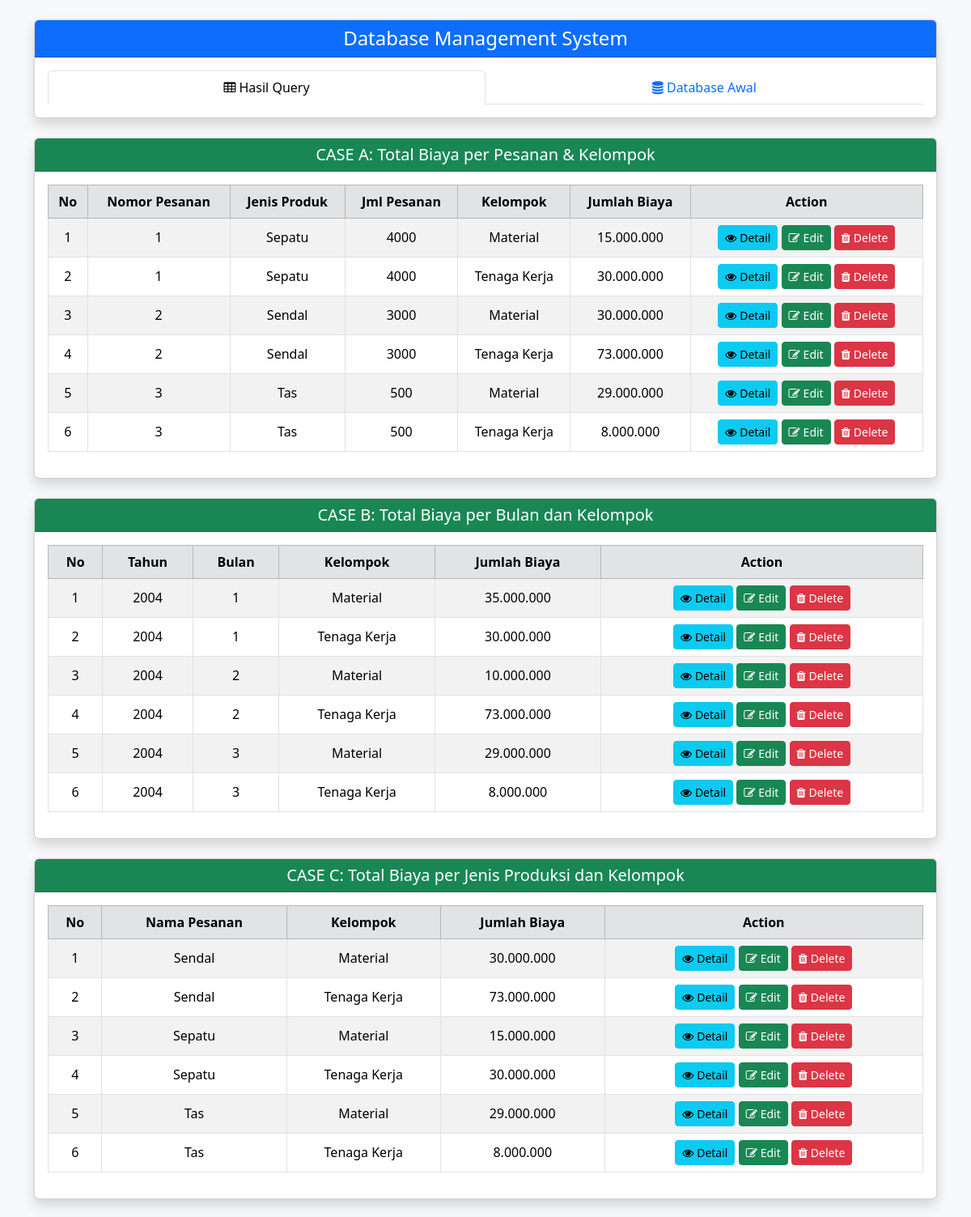
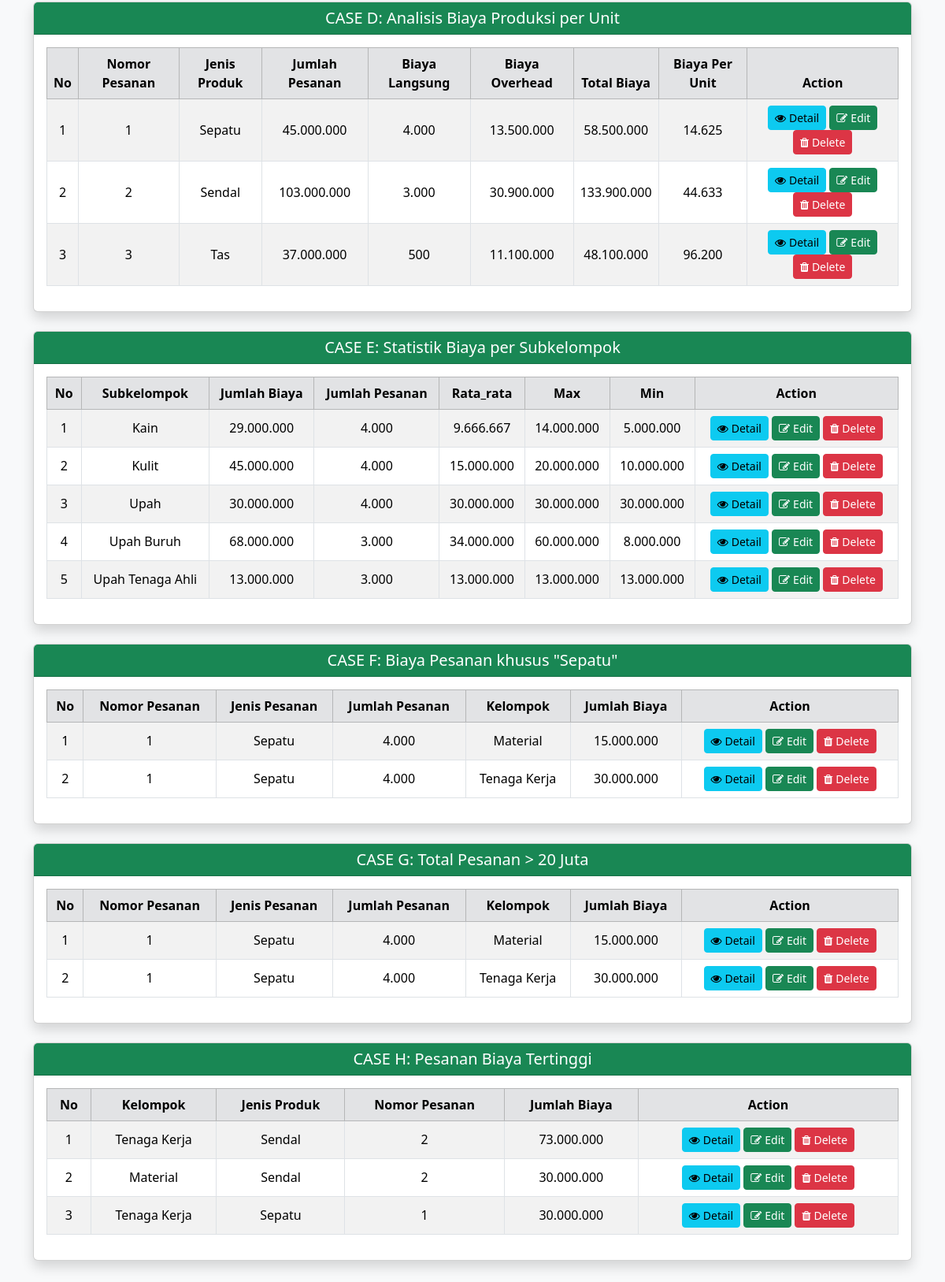
The page / on the database its author committed (2 pictures, top to bottom).
### tables this page shows
CREATE TABLE `kartupesanan` (
  `nomor_pesanan` int(5) NOT NULL,
  `jenis_pesanan` varchar(20) DEFAULT NULL,
  `jml_pesanan` bigint(10) DEFAULT NULL,
  `tgl_pesanan` date DEFAULT NULL,
  `tgl_selesai` date DEFAULT NULL,
  `pemesan` varchar(10) DEFAULT NULL
);

### index.php (the view, shortened to what this page needs)
<!DOCTYPE html>
<html lang="id">
<head>
  <link href="https://cdn.jsdelivr.net/npm/bootstrap@5.3.8/dist/css/bootstrap.min.css" rel="stylesheet">
  <link rel="stylesheet" href="https://cdnjs.cloudflare.com/ajax/libs/font-awesome/4.7.0/css/font-awesome.min.css">
</head>
<body class="bg-light">
<div class="container mt-4 mb-5">
  <div class="card mb-4 shadow">
    <div class="card-header bg-primary text-white">
      <h4 class="mb-0 text-center">Database Management System</h4>
    </div>
    <div class="card-body">
      <ul class="nav nav-tabs nav-justified" id="myTab" role="tablist">
        <li class="nav-item" role="presentation">
          <button class="nav-link active" id="results-tab" data-bs-toggle="tab" data-bs-target="#results" type="button" role="tab" aria-controls="results" aria-selected="true">
            <i class="fa fa-table"></i> Hasil Query
          </button>
        </li>
        <li class="nav-item" role="presentation">
          <button class="nav-link" id="database-tab" data-bs-toggle="tab" data-bs-target="#database" type="button" role="tab" aria-controls="database" aria-selected="false">
            <i class="fa fa-database"></i> Database Awal
          </button>
        </li>
      </ul>
    </div>
  </div>
  <div class="tab-content" id="myTabContent">
    <div class="tab-pane fade show active" id="results" role="tabpanel" aria-labelledby="results-tab">
  <div class="card mb-4 shadow">
      <div class="card-header bg-success text-white">
      <h5 class="mb-0 text-center">CASE A: Total Biaya per Pesanan & Kelompok</h5>
    </div>
    <div class="card-body">
      <table class="table table-bordered table-striped table-hover text-center align-middle">
        <thead class="table-secondary">
            <tr>
            <th>No</th>
            <th>Nomor Pesanan</th>
            <th>Jenis Produk</th>
            <th>Jml Pesanan</th>
            <th>Kelompok</th>
            <th>Jumlah Biaya</th>
            <th>Action</th>
        </tr>
        </thead>
        <tbody>
          <?php
          include "conn.php";
          $sql = "SELECT * FROM kasus_a";
          $stmt = $conn->query($sql);
          $no = 1;
          while ($row = $stmt->fetch(PDO::FETCH_ASSOC)) {
              echo "<tr>
              <td>{$no}</td>
              <td>{$row['NO_PESANAN']}</td>
              <td>{$row['JENIS_PRODUK']}</td>
                      <td>{$row['JML_PESANAN']}</td>
                      <td>{$row['KELOMPOK_BIAYA']}</td>
                      <td>".number_format($row['JUMLAH_BIAYA'], 0, ',', '.')."</td>
                      <td>
                        <a href='detail.php?case=a&id={$row['NO_PESANAN']}' class='btn btn-info btn-sm'><i class='fa fa-eye me-1'></i>Detail</a>
                        <a href='edit.php?case=a&id={$row['NO_PESANAN']}' class='btn btn-success btn-sm'><i class='fa fa-edit me-1'></i>Edit</a>
                        <a href='delete.php?case=a&id={$row['NO_PESANAN']}' class='btn btn-danger btn-sm'><i class='fa fa-trash me-1'></i>Delete</a>
                      </td>
                    </tr>";
                    $no++;
          }
          ?>
        </tbody>
    </table>
    </div>
  </div>
  <div class="card mb-4 shadow">
      <div class="card-header bg-success text-white">
      <h5 class="mb-0 text-center">CASE B: Total Biaya per Bulan dan Kelompok</h5>
    </div>
    <div class="card-body">
        <table class="table table-bordered table-striped table-hover text-center align-middle">
        <thead class="table-secondary">
          <tr>
            <th>No</th>
            <th>Tahun</th>
            <th>Bulan</th>
            <th>Kelompok</th>
            <th>Jumlah Biaya</th>
            <th>Action</th>
        </tr>
    </thead>
    <tbody>
        <?php
          $sql2 = "SELECT * FROM kasus_b";
          $stmt2 = $conn->query($sql2);
          $no2 = 1;
          while ($row2 = $stmt2->fetch(PDO::FETCH_ASSOC)) {
              echo "<tr>
              <td>{$no2}</td>
              <td>{$row2['TAHUN']}</td>
                      <td>{$row2['BULAN']}</td>
                      <td>{$row2['KELOMPOK_BIAYA']}</td>
                      <td>".number_format($row2['JUMLAH_BIAYA'], 0, ',', '.')."</td>
                      <td>
                        <a href='detail.php?case=b&id={$row2['TAHUN']}-{$row2['BULAN']}-{$row2['KELOMPOK_BIAYA']}' class='btn btn-info btn-sm'><i class='fa fa-eye me-1'></i>Detail</a>
                        <a href='edit.php?case=b&id={$row2['TAHUN']}-{$row2['BULAN']}-{$row2['KELOMPOK_BIAYA']}' class='btn btn-success btn-sm'><i class='fa fa-edit me-1'></i>Edit</a>
                        <a href='delete.php?case=b&id={$row2['TAHUN']}-{$row2['BULAN']}-{$row2['KELOMPOK_BIAYA']}' class='btn btn-danger btn-sm'><i class='fa fa-trash me-1'></i>Delete</a>
                      </td>
                      </tr>";
              $no2++;
            }
            ?>
        </tbody>
    </table>
</div>
</div>
  <div class="card mb-4 shadow">
    <div class="card-header bg-success text-white">
      <h5 class="mb-0 text-center">CASE C: Total Biaya per Jenis Produksi dan Kelompok</h5>
    </div>
    <div class="card-body">
      <table class="table table-striped table-bordered table-hover text-center align-middle">
        <thead class="table-secondary">
          <tr>
            <th>No</th>
            <th>Nama Pesanan</th>
            <th>Kelompok</th>
            <th>Jumlah Biaya</th>
            <th>Action</th>
          </tr>
        </thead>
        <tbody>
          <?php
          $sql3 = "SELECT * FROM kasus_c";
          $stmt3 = $conn->query($sql3);
          $no3 = 1;
          while ($row3 = $stmt3->fetch(PDO::FETCH_ASSOC)) {
              echo "<tr>
                      <td>{$no3}</td>
                      <td>{$row3['NAMA_PESANAN']}</td>
                      <td>{$row3['kelompok']}</td>
                      <td>".number_format($row3['JUMLAH_BIAYA'], 0, ',', '.')."</td>
                      <td>
                        <a href='detail.php?case=c&id={$row3['NAMA_PESANAN']}' class='btn btn-info btn-sm'><i class='fa fa-eye me-1'></i>Detail</a>
                        <a href='edit.php?case=c&id={$row3['NAMA_PESANAN']}' class='btn btn-success btn-sm'><i class='fa fa-edit me-1'></i>Edit</a>
                        <a href='delete.php?case=c&id={$row3['NAMA_PESANAN']}' class='btn btn-danger btn-sm'><i class='fa fa-trash me-1'></i>Delete</a>
                      </td>
                    </tr>";
              $no3++;
          }
          ?>
        </tbody>
      </table>
    </div>
  </div>
  <div class="card mb-4 shadow">
    <div class="card-header bg-success text-white">
      <h5 class="mb-0 text-center">CASE D: Analisis Biaya Produksi per Unit</h5>
    </div>
    <div class="card-body">
      <table class="table table-bordered table-striped table-hover text-center align-middle">
        <thead class="table-secondary">
          <tr>
            <th>No</th>
            <th>Nomor Pesanan</th>
            <th>Jenis Produk</th>
            <th>Jumlah Pesanan</th>
            <th>Biaya Langsung</th>
            <th>Biaya Overhead</th>
            <th>Total Biaya</th>
            <th>Biaya Per Unit</th>
            <th>Action</th>
          </tr>
        </thead>
        <tbody>
          <?php
          $sql4 = "SELECT * FROM kasus_d";
          $stmt4 = $conn->query($sql4);
          $no4 = 1;
          while ($row4 = $stmt4->fetch(PDO::FETCH_ASSOC)) {
              echo "<tr>
                      <td>{$no4}</td>
                      <td>{$row4['NOMOR_PESANAN']}</td>
                      <td>{$row4['JENIS_PRODUK']}</td>
                      <td>".number_format($row4['BIAYA_LANGSUNG'], 0, ',', '.')."</td>
                      <td>".number_format($row4['JML_PESANAN'], 0, ',', '.')."</td>
                      <td>".number_format($row4['BIAYA_OVERHEAD'], 0, ',', '.')."</td>
                      <td>".number_format($row4['TOTAL_BIAYA'], 0, ',', '.')."</td>
                      <td>".number_format($row4['BIAYA_PER_UNIT'], 0, ',', '.')."</td>
                      <td>
                        <a href='detail.php?case=d&id={$row4['NOMOR_PESANAN']}' class='btn btn-info btn-sm'><i class='fa fa-eye me-1'></i>Detail</a>
                        <a href='edit.php?case=d&id={$row4['NOMOR_PESANAN']}' class='btn btn-success btn-sm'><i class='fa fa-edit me-1'></i>Edit</a>
                        <a href='delete.php?case=d&id={$row4['NOMOR_PESANAN']}' class='btn btn-danger btn-sm'><i class='fa fa-trash me-1'></i>Delete</a>
                      </td>
                    </tr>";
              $no4++;
          }
          ?>
        </tbody>
      </table>
    </div>
  </div>
  <div class="card mb-4 shadow">
    <div class="card-header bg-success text-white">
      <h5 class="mb-0 text-center">CASE E: Statistik Biaya per Subkelompok</h5>
    </div>
    <div class="card-body">
      <table class="table table-bordered table-striped table-hover text-center align-middle">
        <thead class="table-secondary">
          <tr>
            <th>No</th>
            <th>Subkelompok</th>
            <th>Jumlah Biaya</th>
            <th>Jumlah Pesanan</th>
            <th>Rata_rata</th>
            <th>Max</th>
            <th>Min</th>
            <th>Action</th>
          </tr>
        </thead>
        <tbody>
          <?php
          $sql5 = "SELECT * FROM kasus_e";
          $stmt5 = $conn->query($sql5);
          $no5 = 1;
          while ($row5 = $stmt5->fetch(PDO::FETCH_ASSOC)) {
              echo "<tr>
                      <td>{$no5}</td>
                      <td>{$row5['SUBKELOMPOK']}</td>
                      <td>".number_format($row5['JUMLAH_BIAYA'], 0, ',', '.')."</td>
                      <td>".number_format($row5['JML_PESANAN'], 0, ',', '.')."</td>
                      <td>".number_format($row5['RATA_RATA'], 0, ',', '.')."</td>
                      <td>".number_format($row5['BIAYA_MAX'], 0, ',', '.')."</td>
                      <td>".number_format($row5['BIAYA_MIN'], 0, ',', '.')."</td>
                      <td>
                        <a href='detail.php?case=e&id={$row5['SUBKELOMPOK']}' class='btn btn-info btn-sm'><i class='fa fa-eye me-1'></i>Detail</a>
                        <a href='edit.php?case=e&id={$row5['SUBKELOMPOK']}' class='btn btn-success btn-sm'><i class='fa fa-edit me-1'></i>Edit</a>
                        <a href='delete.php?case=e&id={$row5['SUBKELOMPOK']}' class='btn btn-danger btn-sm'><i class='fa fa-trash me-1'></i>Delete</a>
                      </td>
                    </tr>";
              $no5++;
          }
          ?>
        </tbody>
      </table>
    </div>
  </div>
  <div class="card mb-4 shadow">
    <div class="card-header bg-success text-white">
      <h5 class="mb-0 text-center">CASE F: Biaya Pesanan khusus "Sepatu"</h5>
    </div>
    <div class="card-body">
      <table class="table table-bordered table-striped table-hover text-center align-middle">
        <thead class="table-secondary">
          <tr>
            <th>No</th>
            <th>Nomor Pesanan</th>
            <th>Jenis Pesanan</th>
            <th>Jumlah Pesanan</th>
            <th>Kelompok</th>
            <th>Jumlah Biaya</th>
            <th>Action</th>
          </tr>
        </thead>
        <tbody>
          <?php
          $sql6 = "SELECT * FROM kasus_f";
          $stmt6 = $conn->query($sql6);
          $no8 = 1;
          while ($row6 = $stmt6->fetch(PDO::FETCH_ASSOC)) {
              echo "<tr>
                      <td>{$no8}</td>
                      <td>{$row6['NOMOR_PESANAN']}</td>
                      <td>{$row6['JENIS_PRODUK']}</td>
                      <td>".number_format($row6['JUMLAH_PESANAN'], 0, ',', '.')."</td>
                      <td>{$row6['KELOMPOK_BIAYA']}</td>
                      <td>".number_format($row6['JUMLAH_BIAYA'], 0, ',', '.')."</td>
                      <td>
                        <a href='detail.php?case=f&id={$row6['NOMOR_PESANAN']}' class='btn btn-info btn-sm'><i class='fa fa-eye me-1'></i>Detail</a>
                        <a href='edit.php?case=f&id={$row6['NOMOR_PESANAN']}' class='btn btn-success btn-sm'><i class='fa fa-edit me-1'></i>Edit</a>
                        <a href='delete.php?case=f&id={$row6['NOMOR_PESANAN']}' class='btn btn-danger btn-sm'><i class='fa fa-trash me-1'></i>Delete</a>
                      </td>
                    </tr>";
              $no8++;
          }
          ?>
        </tbody>
      </table>
    </div>
  </div>
  <div class="card mb-4 shadow">
    <div class="card-header bg-success text-white">
      <h5 class="mb-0 text-center">CASE G: Total Pesanan > 20 Juta</h5>
    </div>
    <div class="card-body">
      <table class="table table-bordered table-striped table-hover text-center align-middle">
        <thead class="table-secondary">
          <tr>
            <th>No</th>
            <th>Nomor Pesanan</th>
            <th>Jenis Pesanan</th>
            <th>Jumlah Pesanan</th>
            <th>Kelompok</th>
            <th>Jumlah Biaya</th>
            <th>Action</th>
          </tr>
        </thead>
        <tbody>
          <?php
          $sql7 = "SELECT * FROM kasus_f";
          $stmt7 = $conn->query($sql7);
          $no7 = 1;
          while ($row7 = $stmt7->fetch(PDO::FETCH_ASSOC)) {
              echo "<tr>
                      <td>{$no7}</td>
                      <td>{$row7['NOMOR_PESANAN']}</td>
                      <td>{$row7['JENIS_PRODUK']}</td>
                      <td>".number_format($row7['JUMLAH_PESANAN'], 0, ',', '.')."</td>
                      <td>{$row7['KELOMPOK_BIAYA']}</td>
                      <td>".number_format($row7['JUMLAH_BIAYA'], 0, ',', '.')."</td>
                      <td>
                        <a href='detail.php?case=g&id={$row7['NOMOR_PESANAN']}' class='btn btn-info btn-sm'><i class='fa fa-eye me-1'></i>Detail</a>
                        <a href='edit.php?case=g&id={$row7['NOMOR_PESANAN']}' class='btn btn-success btn-sm'><i class='fa fa-edit me-1'></i>Edit</a>
                        <a href='delete.php?case=g&id={$row7['NOMOR_PESANAN']}' class='btn btn-danger btn-sm'><i class='fa fa-trash me-1'></i>Delete</a>
                      </td>
                    </tr>";
              $no7++;
          }
          ?>
        </tbody>
      </table>
    </div>
  </div>
  <div class="card mb-4 shadow">
    <div class="card-header bg-success text-white">
      <h5 class="mb-0 text-center">CASE H: Pesanan Biaya Tertinggi</h5>
    </div>
    <div class="card-body">
      <table class="table table-bordered table-striped table-hover text-center align-middle">
        <thead class="table-secondary">
          <tr>
            <th>No</th>
            <th>Kelompok</th>
            <th>Jenis Produk</th>
            <th>Nomor Pesanan</th>
            <th>Jumlah Biaya</th>
            <th>Action</th>
          </tr>
        </thead>
        <tbody>
          <?php
          $sql8 = "SELECT * FROM kasus_h";
          $stmt8 = $conn->query($sql8);
          $no8 = 1;
          while ($row8 = $stmt8->fetch(PDO::FETCH_ASSOC)) {
              echo "<tr>
                      <td>{$no8}</td>
                      <td>{$row8['KELOMPOK_BIAYA']}</td>
                      <td>{$row8['JENIS_PRODUK']}</td>
                      <td>{$row8['nomor_pesanan']}</td>
                      <td>".number_format($row8['JUMLAH_BIAYA'], 0, ',', '.')."</td>
                      <td>
                        <a href='detail.php?case=h&id={$row8['nomor_pesanan']}' class='btn btn-info btn-sm'><i class='fa fa-eye me-1'></i>Detail</a>
                        <a href='edit.php?case=h&id={$row8['nomor_pesanan']}' class='btn btn-success btn-sm'><i class='fa fa-edit me-1'></i>Edit</a>
                        <a href='delete.php?case=h&id={$row8['nomor_pesanan']}' class='btn btn-danger btn-sm'><i class='fa fa-trash me-1'></i>Delete</a>
                      </td>
                    </tr>";
              $no8++;
          }
          ?>
        </tbody>
      </table>
    </div>
  </div>
    </div>
  </div>
</div>
</body>
</html>

### rows shown on the page
kartupesanan: KELOMPOK_BIAYA "Tenaga Kerja", JENIS_PRODUK "Sendal", nomor_pesanan "2", JUMLAH_BIAYA "73.000.000", KELOMPOK_BIAYA "Material", JUMLAH_BIAYA "30.000.000"
kartupesanan: KELOMPOK_BIAYA "Tenaga Kerja", JENIS_PRODUK "Sepatu", nomor_pesanan "1", JUMLAH_BIAYA "30.000.000"

### other values the page prints
$row['NO_PESANAN'] "1"
$row['JENIS_PRODUK'] "Sepatu"
$row['JML_PESANAN'] "4000"
$row['KELOMPOK_BIAYA'] "Material"
$row['JUMLAH_BIAYA'] "15.000.000"
$row['KELOMPOK_BIAYA'] "Tenaga Kerja"
$row['JUMLAH_BIAYA'] "30.000.000"
$row['NO_PESANAN'] "2"
$row['JENIS_PRODUK'] "Sendal"
$row['JML_PESANAN'] "3000"
$row['JUMLAH_BIAYA'] "73.000.000"
$row['NO_PESANAN'] "3"
$row['JENIS_PRODUK'] "Tas"
$row['JML_PESANAN'] "500"
$row['JUMLAH_BIAYA'] "29.000.000"
